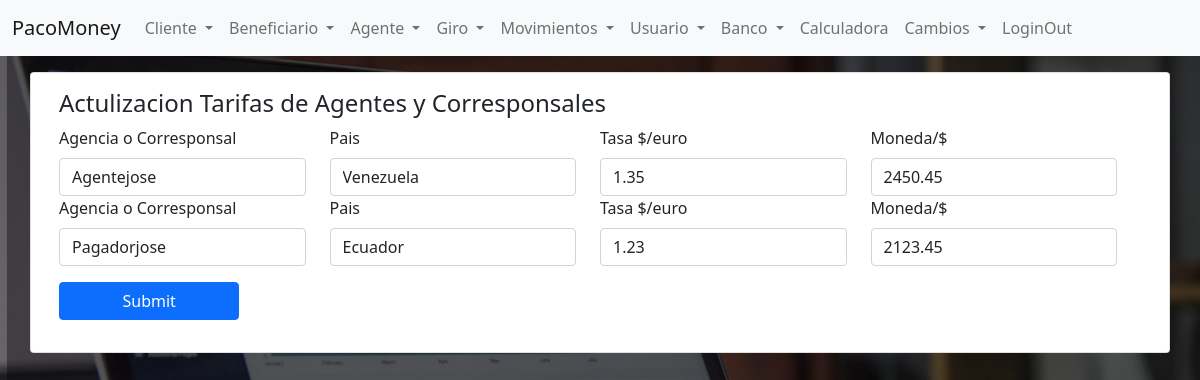
Page /giroTasaCambio.php on the earlier database version.
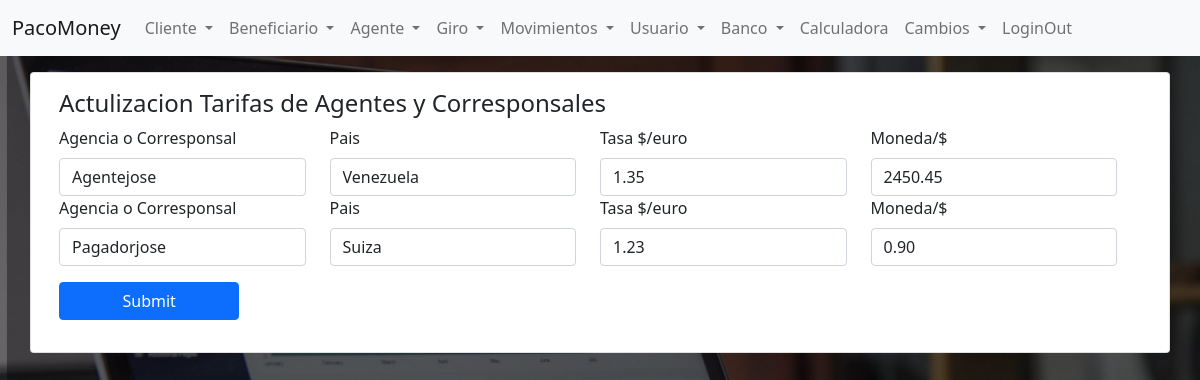
Same page on the later database version.
### tables this page shows
CREATE TABLE `pagador` (
  `idPagador` int(11) NOT NULL,
  `pagador` varchar(150) NOT NULL,
  `idPais` int(11) NOT NULL,
  `pa_provincia` varchar(150) NOT NULL,
  `pa_ciudad` varchar(150) NOT NULL,
  `pa_direccion` varchar(250) NOT NULL,
  `pa_tlf` varchar(50) NOT NULL,
  `pa_email` varchar(100) NOT NULL,
  `pa_cp` varchar(100) NOT NULL,
  `pa_Director` varchar(150) NOT NULL,
  `pa_tlfDirector` varchar(50) NOT NULL,
  `pa_emailDirector` varchar(100) NOT NULL,
  `pa_tlfEnvios` varchar(50) NOT NULL,
  `pa_emailEnvios` varchar(100) NOT NULL,
  `pa_GteContabilidad` varchar(150) NOT NULL,
  `pa_tlfContabilidad` varchar(50) NOT NULL,
  `pa_emailContabilidad` varchar(100) NOT NULL,
  `pa_horarios` varchar(250) NOT NULL,
  `pa_contrato` varchar(250) NOT NULL,
  `pa_inicioOperaciones` date NOT NULL,
  `pa_limite` int(11) NOT NULL,
  `pa_web` varchar(250) NOT NULL,
  `pa_conciliarCada` int(11) NOT NULL,
  `idMoneda` int(11) NOT NULL,
  `pa_comision` decimal(3,2) NOT NULL,
  `pa_fijo` decimal(10,2) NOT NULL,
  `idTipoComision` int(11) NOT NULL,
  `idTipoEmpresa` int(11) NOT NULL,
  `pa_tasa` decimal(20,2) NOT NULL,
  `pa_tipoCambio` decimal(20,2) NOT NULL,
  `pa_impuesto` decimal(20,2) NOT NULL,
  `idEstado` int(11) NOT NULL
);

CREATE TABLE `pais` (
  `idPais` int(11) NOT NULL,
  `pais` varchar(100) NOT NULL
);

### pagadorTarifas.php (called while the page is built)
<?php
require_once 'conexion.php';
$action = 1;
if ($action == 1) {
    $sql = "SELECT u.idPagador, u.pagador, p.pais, u.pa_tasa,u.pa_tipoCambio
    FROM pagador AS u
    JOIN pais AS p ON u.idPais = p.idPais ";
    $sentencia = $mbd->prepare($sql);
    $sentencia->execute();
}

### giroTasaCambio.php (the view, shortened to what this page needs)
<?php
require_once "encabezado.php";
require_once "listas.php";
require_once "pagadorTarifas.php";
?>
<div class="container">
    <div class="row d-flex mt-3">
        <div class="card">
            <div class="card-body">
                <h4 class="card-title">Actulizacion Tarifas de Agentes y Corresponsales</h4>
                <form action="pagadorData.php" method="post" id="frmPagadorTasaCambio" class="row needs-validation" novalidate>
                    <?php while($fila=$sentencia->fetch(PDO::FETCH_ASSOC)){ ?>
                    <div class="row">
                        <div class="col-12 col-md-3">
                            <label for="pagador" class="form-label">Agencia o Corresponsal</label>
                            <input type="text" name="pagador" id="pagador" class="form-control" Value="<?php echo $fila["pagador"] ?>" required>
                        </div>
                        <div class="col-12 col-md-3">
                            <label for="Pais" class="form-label">Pais</label>
                            <input type="text" name="Pais" id="Pais" class="form-control" Value="<?php echo $fila["pais"] ?>" required>
                        </div>
                        <div class="col-12 col-md-3">
                            <label for="pa_tasa" class="form-label">Tasa $/euro</label>
                            <input type="number" step="0.01" name="tasa[<?php echo $fila["idPagador"] ?>]" id="pa_tasa" class="form-control" Value="<?php echo $fila["pa_tasa"] ?>" required>
                        </div>
                        <div class="col-12 col-md-3">
                            <label for="pa_tipoCambio" class="form-label">Moneda/$</label>
                            <input type="number" step="0.01" name="tipoCambio[<?php echo $fila["idPagador"] ?>]" id="pa_tipoCambio" class="form-control" Value="<?php echo $fila["pa_tipoCambio"] ?>" required>
                        </div>
                    </div>
                    <?php } ?>
                    <div class="col-12">
                        <button type="submit" class="btn btn-primary mt-3 col-12 col-md-2 mb-3" id="btnUsuario">Submit</button>
                    </div>
                </form>
            </div>
        </div>
    </div>
</div>
<?php
require_once "pie.php"
?>

### encabezado.php (shortened to what this page needs)
<!DOCTYPE html>
<html lang="es">
<head>
  <link rel="stylesheet" href="css/bootstrap.min.css">
  <link rel="stylesheet" href="css/select2.min.css">
  <link rel="stylesheet" href="css/select2b4.min.css">
  <link rel="stylesheet" href="css/stylepanel.css">
  <link rel="stylesheet" href="css/remesas.css">
  <link rel="stylesheet" href="plugins/datatables-bs4/css/dataTables.bootstrap4.min.css">
  <link rel="stylesheet" href="plugins/datatables-responsive/css/responsive.bootstrap4.min.css">
  <link rel="stylesheet" href="plugins/datatables-buttons/css/buttons.bootstrap4.min.css">
  <link rel="stylesheet" href="css/sweetalert2.css ">
</head>
<body>
  <nav class="navbar navbar-expand-lg navbar-light bg-light">
    <div class="container-fluid">
      <a class="navbar-brand" href="panel.php">PacoMoney</a>
      <div class="collapse navbar-collapse" id="navbarNavDropdown">
        <ul class="navbar-nav">
          <li class="nav-item dropdown">
            <a class="nav-link dropdown-toggle" href="#" id="navbarCliente" role="button" data-bs-toggle="dropdown" aria-expanded="false">
              Cliente
            </a>
          </li>
          <li class="nav-item dropdown">
            <a class="nav-link dropdown-toggle" href="#" id="navbarBeneficiario" role="button" data-bs-toggle="dropdown" aria-expanded="false">
              Beneficiario
            </a>
          </li>
          <li class="nav-item dropdown">
            <a class="nav-link dropdown-toggle" href="#" id="navbarAgente" role="button" data-bs-toggle="dropdown" aria-expanded="false">
              Agente
            </a>
          </li>
          <li class="nav-item dropdown">
            <a class="nav-link dropdown-toggle" href="#" id="navbarGiro" role="button" data-bs-toggle="dropdown" aria-expanded="false">
              Giro
            </a>
          </li>
          <li class="nav-item dropdown">
            <a class="nav-link dropdown-toggle" href="#" id="navbarMovimiento" role="button" data-bs-toggle="dropdown" aria-expanded="false">
              Movimientos
            </a>
          </li>
          <li class="nav-item dropdown">
            <a class="nav-link dropdown-toggle" href="#" id="navbarUsuario" role="button" data-bs-toggle="dropdown" aria-expanded="false">
              Usuario
            </a>
          </li>
          <li class="nav-item dropdown">
            <a class="nav-link dropdown-toggle" href="#" id="navbarBanco" role="button" data-bs-toggle="dropdown" aria-expanded="false">
              Banco
            </a>
          </li>
          <li class="nav-item">
            <a class="nav-link" href="calculadora.php">Calculadora</a>
          </li>
          <li class="nav-item dropdown">
            <a class="nav-link dropdown-toggle" href="#" id="navbarCliente" role="button" data-bs-toggle="dropdown" aria-expanded="false">
              Cambios
            </a>
          </li>
          <li class="nav-item">
            <a class="nav-link" href="loginOut.php">LoginOut</a>
          </li>
        </ul>
      </div>
    </div>
  </nav>

### pie.php (shortened to what this page needs)
</body>
</html>

### css/stylepanel.css (style rules this page uses)
body { margin: 0; background-image: url("../img/pcb.jpg"); background-size: cover; background-repeat: no-repeat; }

Differences in the rows shown:
changed pagador "Pagadorjose": Pais "Ecuador" → "Suiza"; pa_tipoCambio "2123.45" → "0.90"
